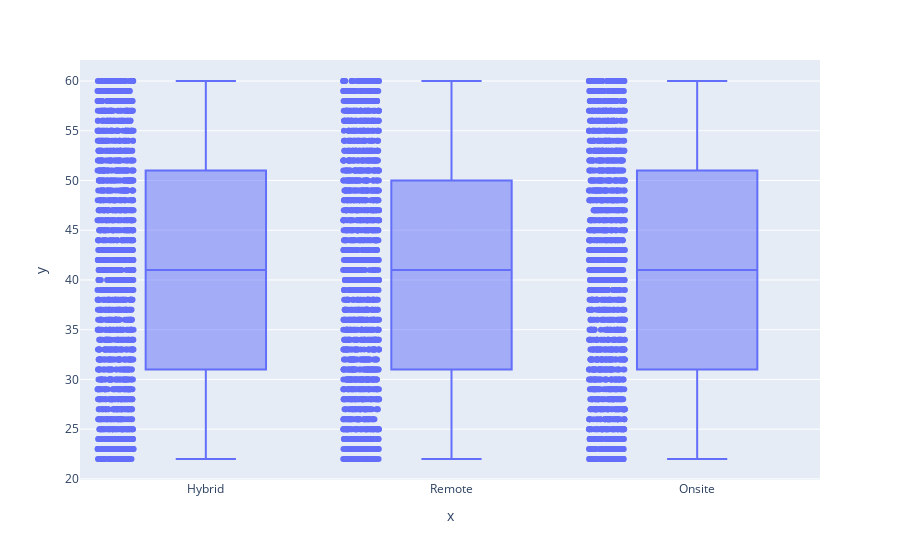

Notebook source saved alongside this figure:
### Code cell
# using box plot for the above
fig = px.box(x = df['Work_Location'], y = df['Age'], points = 'all')
fig.show()

### Figure 1 — Plotly figure (JSON) as saved in the notebook; plotly's stock layout.template omitted (floating-point values rounded to 4 significant figures; data arrays with more than 128 entries replaced by an {"elided": "..."} marker saying what was removed)
{"data": [{"alignmentgroup": "True", "boxpoints": "all", "hovertemplate": "x=%{x}<br>y=%{y}<extra></extra>", "legendgroup": "", "marker": {"color": "#636efa"}, "name": "", "notched": false, "offsetgroup": "", "orientation": "v", "showlegend": false, "type": "box", "x": {"elided": "5000 str values"}, "x0": " ", "xaxis": "x", "y": {"elided": "5000 int values"}, "y0": " ", "yaxis": "y"}], "layout": {"boxmode": "group", "legend": {"tracegroupgap": 0}, "margin": {"t": 60}, "xaxis": {"anchor": "y", "domain": [0, 1], "title": {"text": "x"}}, "yaxis": {"anchor": "x", "domain": [0, 1], "title": {"text": "y"}}}}
